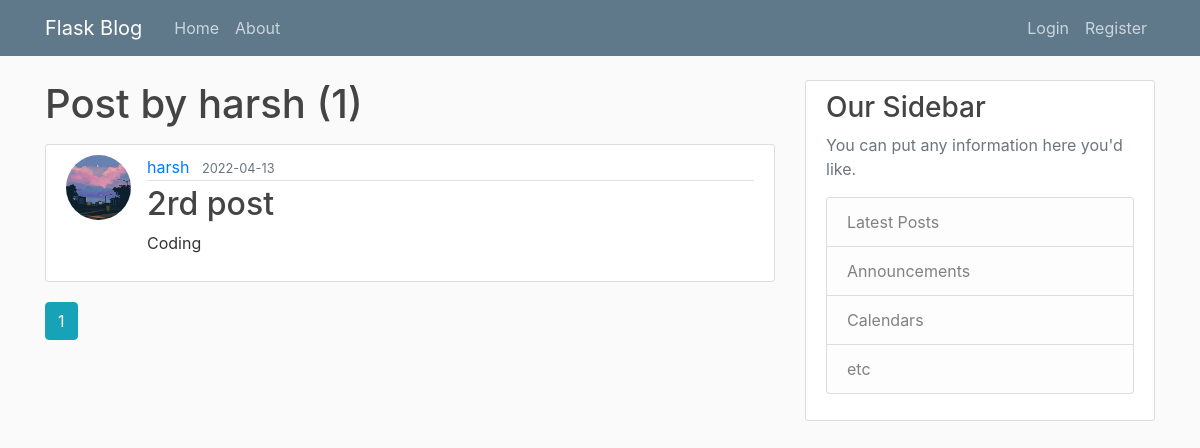
Before: /user/harsh with the older database file.
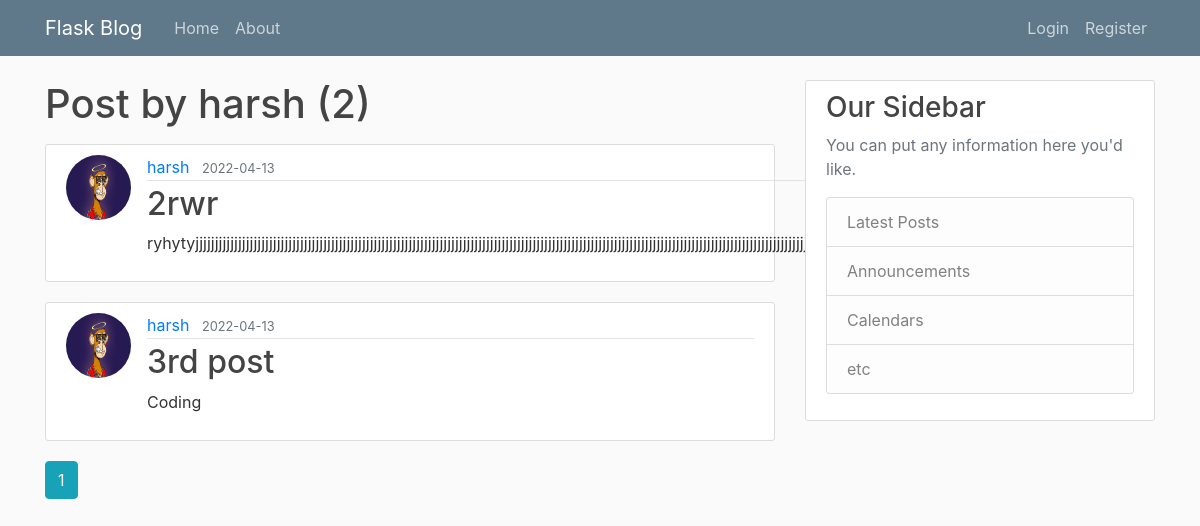
After: the same page with the newer database file.
### flaskblog/models.py (models this page shows, shortened)
class User(db.Model,UserMixin):
    id = db.Column(db.Integer,primary_key=True)
    username = db.Column(db.String(20), unique=True,nullable=False)
    email = db.Column(db.String(120), unique=True,nullable=False)
    image_file= db.Column(db.String(20),nullable=False,default='default.jpg')
    password = db.Column(db.String(60),nullable=False)
    posts = db.relationship('Post',backref='author',lazy=True)

class Post(db.Model):
    id = db.Column(db.Integer,primary_key=True)
    title = db.Column(db.String(100),nullable=False)
    date_posted = db.Column(db.DateTime,nullable=False,default=datetime.utcnow)
    content = db.Column(db.Text,nullable=False)
    user_id = db.Column(db.Integer,db.ForeignKey('user.id'),nullable=False)

### flaskblog/users/routes.py (the view)
@users.route("/user/<string:username>")
def user_posts(username):
    page= request.args.get('page',1,type=int)
    user = User.query.filter_by(username=username).first_or_404()
    posts = Post.query.filter_by(author=user)\
        .order_by(Post.date_posted.desc())\
        .paginate(page=page,per_page=5)
    return render_template('user_posts.html',posts=posts,user=user)

### flaskblog/templates/user_posts.html
{% extends "layout.html" %}
{% block content %}
    <h1 class="mb-3">Post by {{ user.username }} ({{ posts.total }})</h1>
    {% for post in posts.items %}
      <article class="media content-section">
      <img class ="rounded-circle article-img" src="{{url_for('static',filename='profile_pics/' + post.author.image_file)}}">
        <div class="media-body">
          <div class="article-metadata">
            <a class="mr-2" href="{{url_for('users.user_posts',username=post.author.username)}}">{{ post.author.username }}</a>
            <small class="text-muted">{{ post.date_posted.strftime('%Y-%m-%d') }}</small>
          </div>
          <h2><a class="article-title" href="{{url_for('posts.post',post_id = post.id)}}">{{ post.title }}</a></h2>
          <p class="article-content"> {{ post.content }} </p>
        </div>
      </article>
    {% endfor %}
    {% for page_num in posts.iter_pages(left_edge=1,right_edge=1,left_current=1,right_current=2) %}
        {% if page_num %}
          {% if posts.page == page_num %}
          <a class ="btn btn-info mb-4" href="{{url_for('users.user_posts',username=user.username,page=page_num) }}">{{ page_num }}</a>
          {% else %}
          <a class ="btn btn-outline-info mb-4" href="{{url_for('users.user_posts',username=user.username,page=page_num) }}">{{ page_num }}</a>
          {% endif %}
        {% else %}
          ...
        {% endif %}
    {% endfor %}
{% endblock content%}

### flaskblog/templates/layout.html (shortened to what this page needs)
<!DOCTYPE html>
<html>
<head>
    <link rel="stylesheet" href="https://cdn.jsdelivr.net/npm/bootstrap@4.0.0/dist/css/bootstrap.min.css">
    <link rel="stylesheet" type="text/css" href="{{ url_for('static', filename='main.css') }}">
    <body>
            <header class="site-header">
                <nav class="navbar navbar-expand-md navbar-dark bg-steel fixed-top">
                <div class="container">
                    <a class="navbar-brand mr-4" href="/">Flask Blog</a>
                    <div class="collapse navbar-collapse" id="navbarToggle">
                    <div class="navbar-nav mr-auto">
                        <a class="nav-item nav-link" href="{{url_for('main.home')}}">Home</a>
                        <a class="nav-item nav-link" href="{{url_for('main.about')}}">About</a>
                    </div>
                    <div class="navbar-nav">
                      {% if current_user.is_authenticated %}
                      <a class="nav-item nav-link" href="{{url_for('posts.new_post')}}">New Post</a>
                      <a class="nav-item nav-link" href="{{url_for('users.account')}}">Account</a>
                      <a class="nav-item nav-link" href="{{url_for('users.logout')}}">Logout</a>
                      {% else %}
                        <a class="nav-item nav-link" href="{{url_for('users.login')}}">Login</a>
                        <a class="nav-item nav-link" href="{{url_for('users.register')}}">Register</a>
                      {% endif %}
                    </div>
                    </div>
                </div>
                </nav>
            </header>
            <main role="main" class="container">
                <div class="row">
                  <div class="col-md-8">
                    {% block content %}{% endblock %}
                  </div>
                  <div class="col-md-4">
                    <div class="content-section">
                      <h3>Our Sidebar</h3>
                      <p class='text-muted'>You can put any information here you'd like.
                        <ul class="list-group">
                          <li class="list-group-item list-group-item-light">Latest Posts</li>
                          <li class="list-group-item list-group-item-light">Announcements</li>
                          <li class="list-group-item list-group-item-light">Calendars</li>
                          <li class="list-group-item list-group-item-light">etc</li>
                        </ul>
                      </p>
                    </div>
                  </div>
                </div>
            </main>
    </body>
</head>
</html>

### flaskblog/static/main.css (style rules this page uses)
body { background: #fafafa; color: #333333; margin-top: 5rem; }
h1, h2, h3, h4, h5, h6 { color: #444444; }
.bg-steel { background-color: #5f788a; }
.site-header .navbar-nav .nav-link { color: #cbd5db; }
.content-section { background: #ffffff; padding: 10px 20px; border: 1px solid #dddddd; border-radius: 3px; margin-bottom: 20px; }
.article-title { color: #444444; }
.article-content { white-space: pre-line; }
.article-img { height: 65px; width: 65px; margin-right: 16px; }
.article-metadata { padding-bottom: 1px; margin-bottom: 4px; border-bottom: 1px solid #e3e3e3 }

Changed rows visible on the page:
added Post: image_file (picture), author.username "harsh", date_posted "2022-04-13", title "2rwr", content "ryhytyjjjjjjjjjjjjjjjjjjjjjjjjjjjjjjjjjjjjjjjjjjjjjjjjjjjjjjjjjjjjjjjjjjjjjjjjjjjjjjjjjjjjjjjjjjjjjjjjjjjjjjjjjjjjjjjjjjjjjjjjjjjjjjjjjjjjjjjjjjjjjjjjjjjjjjjjjjjjjjjjjjjjjjjjjjjjjjjjjjjjjjjjjjjjjjjjjjj"
changed Post "Coding": image_file: picture added in place of a placeholder; title "2rd post" → "3rd post"
Other visible differences:
{{ posts.total }}: "1" → "2"
